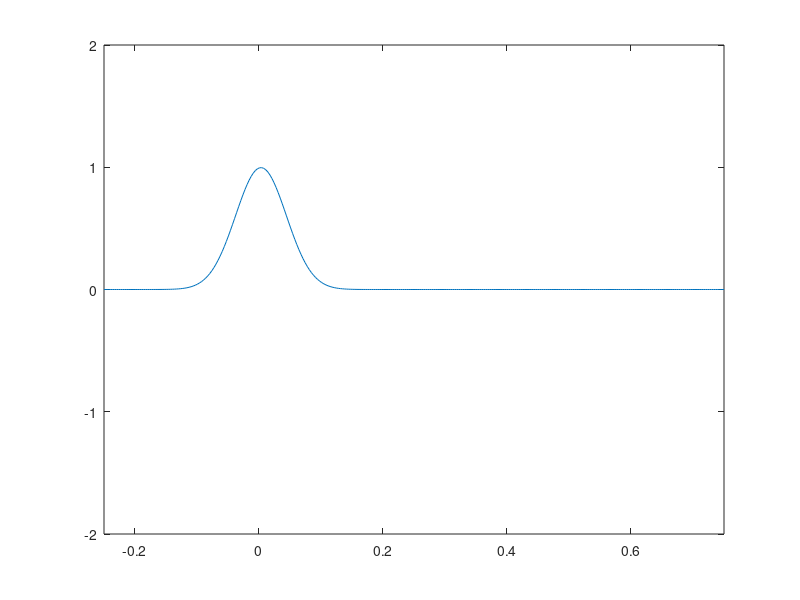

Reproduce this figure in MATLAB. (Note: this script raises an error after producing the figure.)
%clear all;
%close all;

Nx = 300;
tmax = 3;
Nt = 950;

dt = tmax / Nt;

xrange = linspace(-0.25, 0.75, Nx);
h = xrange(2) - xrange(1);
v = zeros(1, Nx);
v = exp(-xrange.^2 * 300);
%v(40:60) = 1;
%w = zeros(1, Nx-1); 
w = -exp(-(xrange(2:end) - h/2).^2 * 300);

eps = ones(1, Nx-2);
eps(round(0.8*Nx):end) = 9;


for t_idx = 1:Nt
  t = dt * t_idx;

  w = w + dt / h * diff(v);
  v(2:end-1) = v(2:end-1) + dt / h * diff(w) ./ eps;
  plot(xrange, v);
  axis([min(xrange), max(xrange), -2, 2]);
  usleep(10000);
  drawnow;
end


